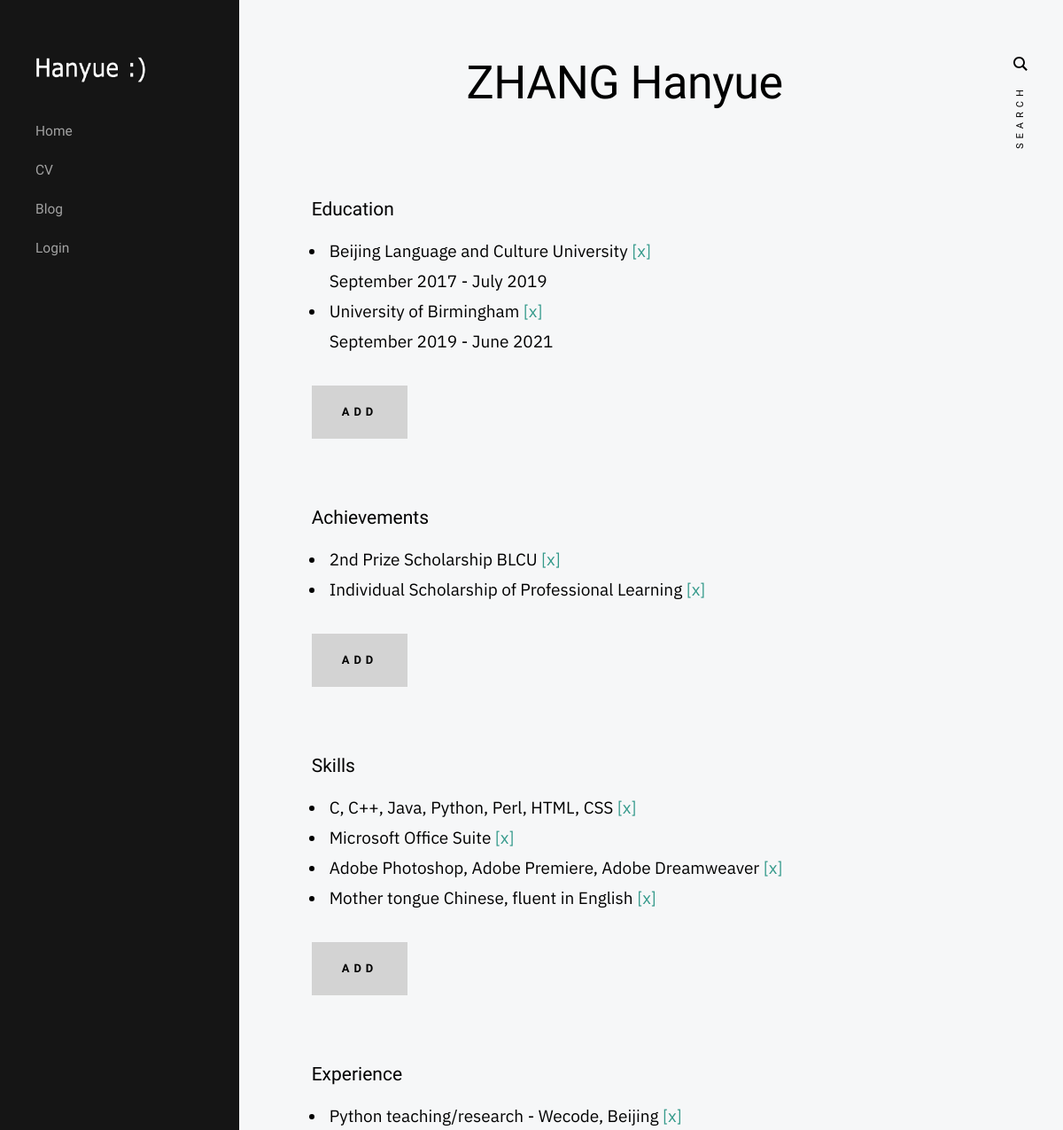
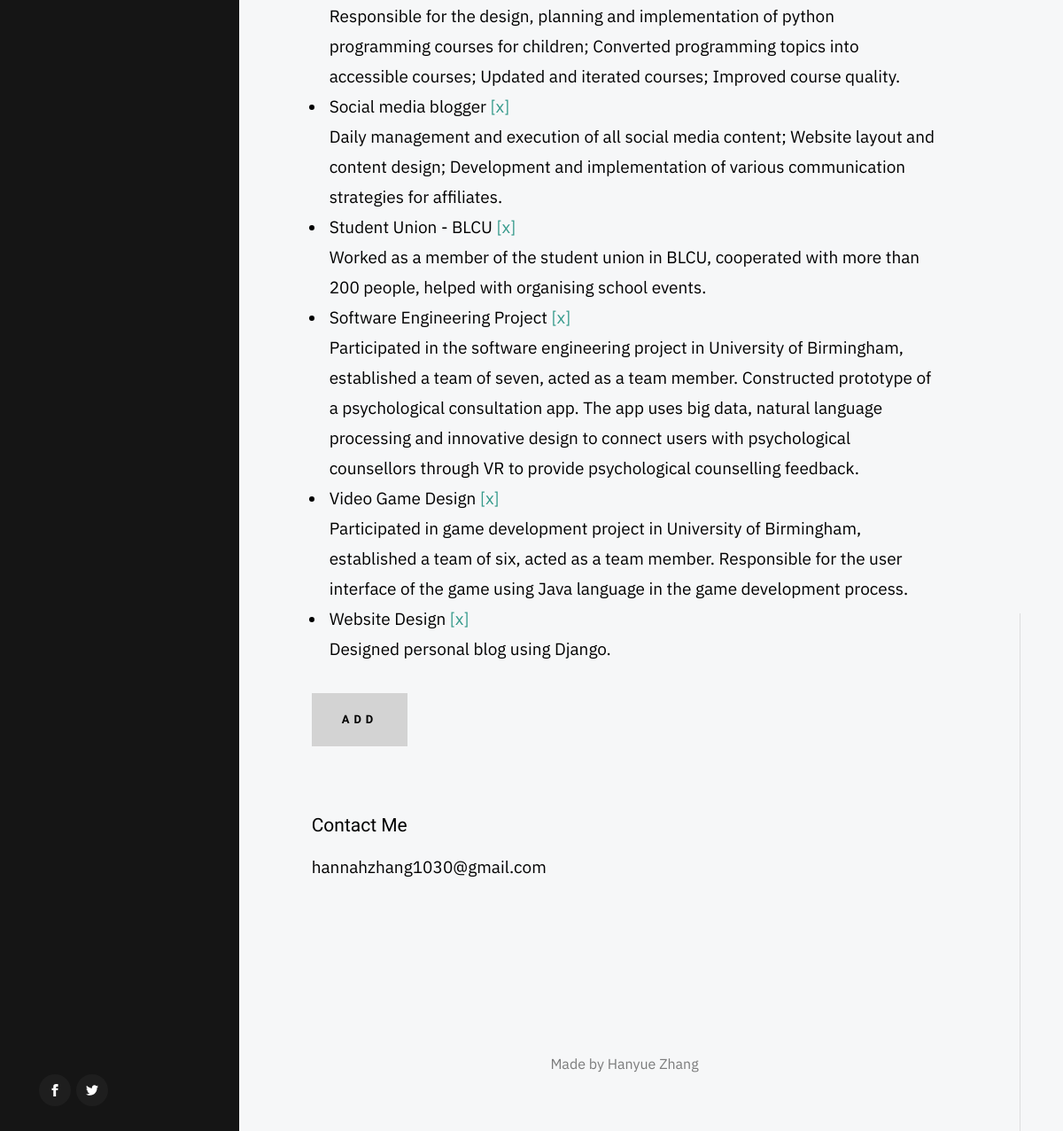
The app's page /cv/ with its own data (2 pictures, top to bottom).
### cv/models.py (models this page shows)
class Achievement(models.Model):
    title = models.CharField(max_length=200, default='')
    date = models.CharField(max_length=100, default='')

class Course(models.Model):
    title = models.CharField(max_length=200, default='')

class Skill(models.Model):
    title = models.CharField(max_length=200, default='')

class Education(models.Model):
    title = models.CharField(max_length=200, default='')
    date = models.CharField(max_length=100, default='')
    description = models.TextField()

### cv/views.py (the view)
# urls.py: path('cv', views.cv, name='cv'),
def cv(request):
    return render(request, 'cv/cv.html', {
        'educations': Education.objects.all(),
        'achievements': Achievement.objects.all(),
        'skills': Skill.objects.all(),
        'courses': Course.objects.all(),
    })

### cv/templates/cv/cv.html (shortened to what this page needs)
{% load static %}
<html class="no-js" lang="en">
  <head>
    <link rel="stylesheet" href="{% static 'css/base.css' %}">
    <link rel="stylesheet" href="{% static 'css/vendor.css' %}">
    <link rel="stylesheet" href="{% static 'css/main.css' %}">
  </head>
  <body>
    <div id="top" class="s-wrap site-wrapper">
	<header class="s-header">
	  <div class="header__top">
	    <div class="header__logo">
	      <a class="site-logo" href="{% url 'about' %}">
		<img src="{% static 'images/logo.png' %}" alt="Homepage">
	      </a>
	    </div>
	  </div>
	  <nav class="header__nav-wrap">
	    <ul class="header__nav">
	      	      <li><a href="{% url 'about' %}" title="">Home</a></li>
	      <li><a href="{% url 'cv' %}" title="">CV</a></li>
	      <li><a href="{% url 'post_list'  %}" title="">Blog</a></li>
	      	                                  {% if user.is_authenticated %}
                                <li><a href="{% url 'post_new' %}">New Post</a>
                                <li><a href="{% url 'post_draft_list' %}">Draft List</a></li>
                                <li><a href="{% url 'logout' %}">Log out</a></li>
                            {% else %}
                                <li><a href="{% url 'login' %}">Login</a></li>
                            {% endif %}
	    </ul>
	    <ul class="header__social">
	      <li class="ss-facebook">
		<a href="https://facebook.com/">
		</a>
	      </li>
	      <li class="ss-twitter">
		<a href="#0">
		</a>
	      </li>
	    </ul>
	  </nav>
	</header>
<div class="s-content content">
  <main class="row content__page">
    <section class="column large-full entry format-standard">
      <div class="content__page-header">
	<h1 class="display-1">ZHANG Hanyue</h1>
      </div>
      <div class="row">
	<div class="column large-six tab-full">
	<h4>Education</h4>
	<ul id="achievement-list" class="cv-list">
	  {% for ac in achievements %}
	  <li>{{ ac.title }}<a href="{% url 'achievement_remove' pk=ac.pk %}"> [x] </a><br>{{ac.date}}</li>
	  {% endfor %}
	</ul>
	<a class="btn btn-default" href="{% url 'achievement_new' %}" id="add-achievement">ADD</a>
	</div>
      </div>
      <div class="row">
	<div class="column large-six tab-full">
	<h4>Achievements</h4>
	<ul id="course-list" class="cv-list">
	  {% for course in courses %}
	  <li>{{ course.title }} <a href="{% url 'course_remove' pk=course.pk %}"> [x] </a></li>
	  {% endfor %}
	</ul>
	<a class="btn btn-default" href="{% url 'course_new' %}" id="add-course">ADD</a>
	</div>
      </div>
      <div class="row">
	<div class="column large-six tab-full">
	<h4>Skills</h4>
	<ul id="skill-list" class="cv-list">
	  {% for skill in skills %}
	  <li>{{ skill.title }} <a href="{% url 'skill_remove' pk=skill.pk %}"> [x] </a></li>
          {% endfor %}
	</ul>
	<a class="btn btn-default" href="{% url 'skill_new' %}" id="add-skill">ADD</a>
	</div>
      </div>
      <div class="row">
	<div class="column large-six tab-full">
	<h4>Experience</h4>
	<ul id="education-list" class="cv-list">
	  {% for ed in educations %}
	  <li>{{ ed.title }}<a href="{% url 'education_remove' pk=ed.pk %}"> [x] </a><br>{{ed.description}}</li>
	  {% endfor %}
	</ul>
	<a class="btn btn-default" href="{% url 'education_new' %}" id="add-education">ADD</a>
	</div>
      </div>
      <div class="row">
	<div class="column large-six tab-full">
	  <h4>Contact Me</h4>
	  <p>hannahzhang1030@gmail.com</p>
	</div>
      </div>
    </section>
  </main>
</div>
        <footer class="s-footer">
	  <div class="row">
	    <div class="column large-full footer__content">
	      <div class="footer__copyright">
		<span>Made by Hanyue Zhang</span>
	      </div>
	    </div>
	  </div>
	</footer>
    </div>
  </body>
</html>

### blog/static/css/base.css (style rules this page uses)
html { line-height: 1.15; -webkit-text-size-adjust: 100%; }
body { margin: 0; }
main { display: block; }
h1 { font-size: 2em; margin: 0.67em 0; }
a { background-color: transparent; }
img { border-style: none; }
html { font-size: 62.5%; box-sizing: border-box; }
*, *::before, *::after { box-sizing: inherit; }
body { font-weight: normal; line-height: 1; word-wrap: break-word; -moz-font-smoothing: grayscale; -moz-osx-font-smoothing: grayscale; -webkit-font-smoothing: antialiased; -webkit-overflow-scrolling: touch; -webkit-text-size-adjust: none; }
svg, img, video embed, iframe, object { max-width: 100%; height: auto; }
div, dl, dt, dd, ul, ol, li, h1, h2, h3, h4, h5, h6, pre, form, p, blockquote, th, td { margin: 0; padding: 0; }
p { font-size: inherit; text-rendering: optimizeLegibility; }
ol, ul { list-style: none; }
li { display: block; }
a { text-decoration: none; line-height: inherit; }
a img { border: none; }
.row { width: 89%; max-width: 1200px; margin: 0 auto; display: -ms-flexbox; display: -webkit-flex; display: flex; -webkit-flex-flow: row wrap; -ms-flex-flow: row wrap; flex-flow: row wrap; }
.row .row { width: auto; max-width: none; margin-left: -20px; margin-right: -20px; }
.column { -webkit-flex: 1 1 0%; -ms-flex: 1 1 0%; flex: 1 1 0%; padding: 0 20px; }
.large-12, .large-full { -webkit-flex: 0 0 100%; -ms-flex: 0 0 100%; flex: 0 0 100%; max-width: 100%; }
@media screen and (max-width:1200px) { .row .row { margin-left: -16px; margin-right: -16px; } }
@media screen and (max-width:1200px) { .column { padding: 0 16px; } }

### records on screen
Achievement: title "Beijing Language and Culture University", date "September 2017 - July 2019"
Achievement: title "University of Birmingham", date "September 2019 - June 2021"
Course: title "2nd Prize Scholarship BLCU"
Course: title "Individual Scholarship of Professional Learning"
Skill: title "C, C++, Java, Python, Perl, HTML, CSS"
Skill: title "Microsoft Office Suite"
Skill: title "Adobe Photoshop, Adobe Premiere, Adobe Dreamweaver"
Skill: title "Mother tongue Chinese, fluent in English"
Education: title "Python teaching/research - Wecode, Beijing", description "Responsible for the design, planning and implementation of python programming courses for children; Converted programming topics into accessible courses; Updated and iterated courses; Improved course quality."
Education: title "Social media blogger", description "Daily management and execution of all social media content; Website layout and content design; Development and implementation of various communication strategies for affiliates."
Education: title "Student Union - BLCU", description "Worked as a member of the student union in BLCU, cooperated with more than 200 people, helped with organising school events."
Education: title "Software Engineering Project", description "Participated in the software engineering project in University of Birmingham, established a team of seven, acted as a team member. Constructed prototype of a psychological consultation app. The app uses big data, natural language processing and innovative design to connect users with psychological counsellors through VR to provide psychological counselling feedback."
Education: title "Video Game Design", description "Participated in game development project in University of Birmingham, established a team of six, acted as a team member. Responsible for the user interface of the game using Java language in the game development process."
Education: title "Website Design", description "Designed personal blog using Django."
